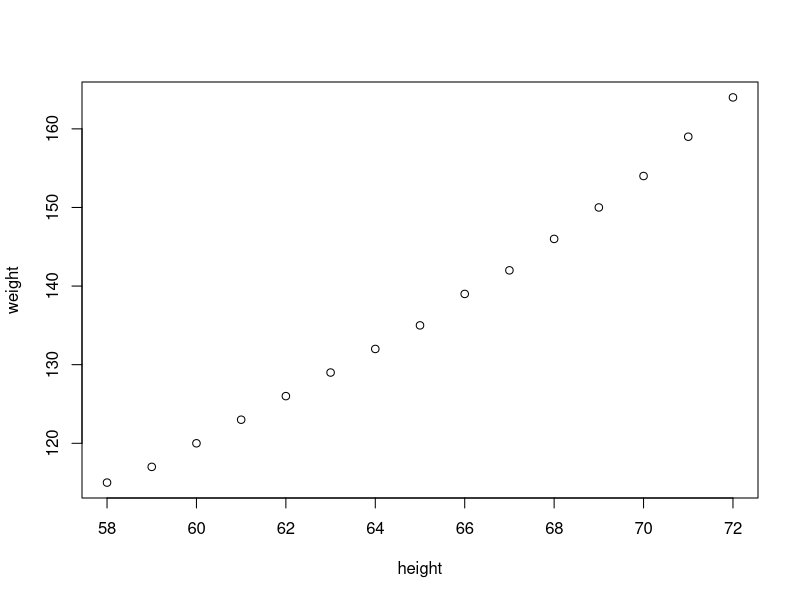
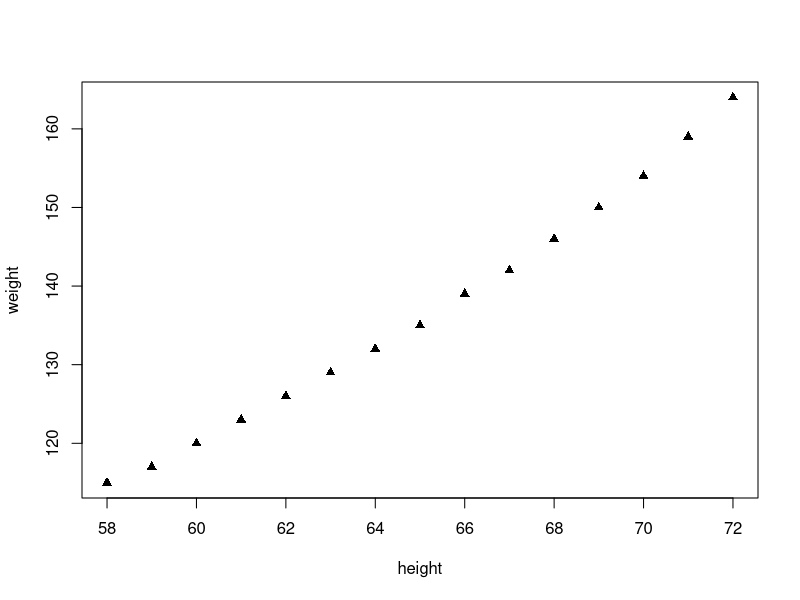
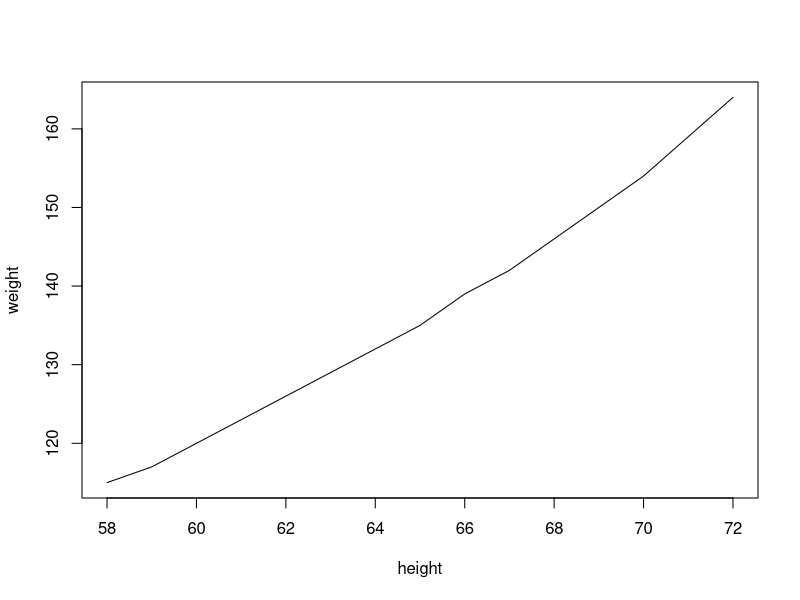
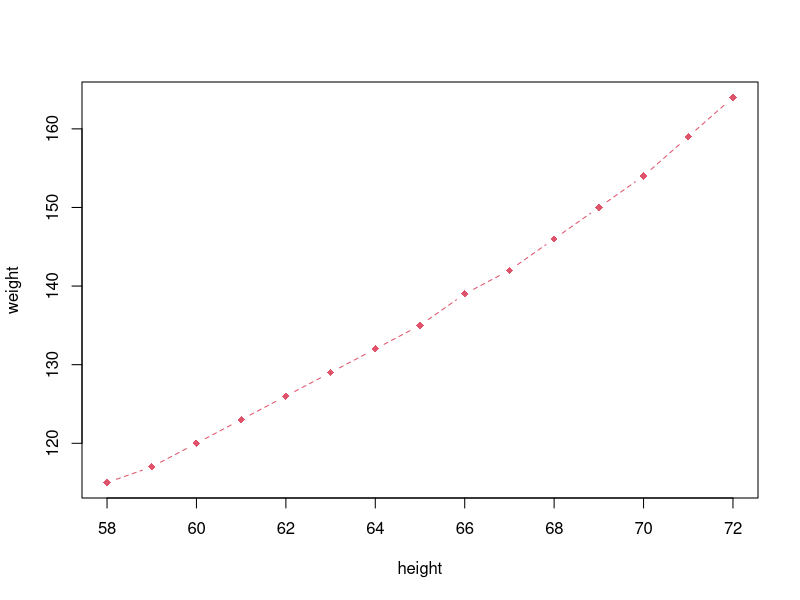
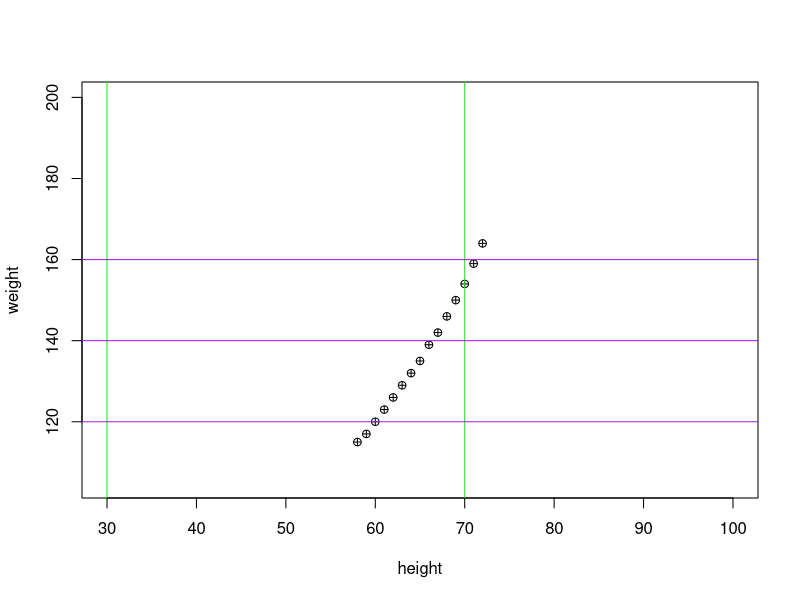
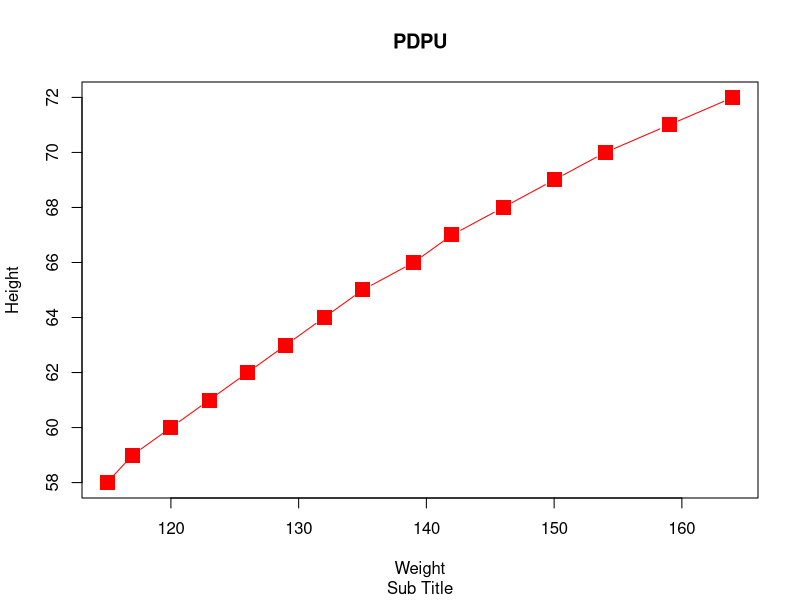

These charts were generated, in order, by the following R code:
# Combined Plots

#plot, histogram, pie, boxplot, linechart, correlation plot


#plot
women
str(women)
plot(women)
plot(women, type='p', pch=17)
plot(women, type='l')
plot(women, type='b', pch=18, lty=2, col=2)
plot(women, xlim=c(30,100), ylim=c(min(women$weight)-10, 200), pch=10)
abline(v= c(30,70), col= 'green')
abline(h =c(120, 140, 160), col= 'purple')

#more features with plot
plot(x=women$weight, y=women$height, pch=15, xlab='Weight', ylab='Height', col='red', cex=2, type='b')
title(main='PDPU', sub='Sub Title')

